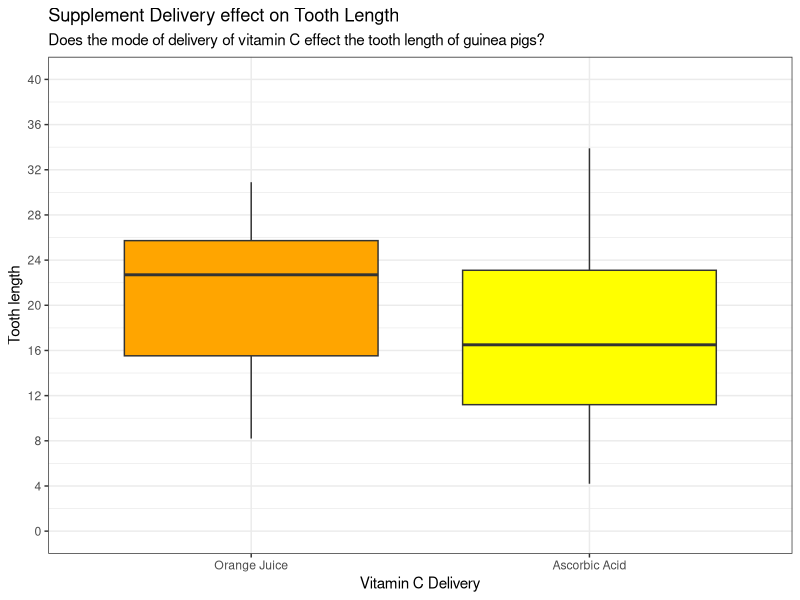
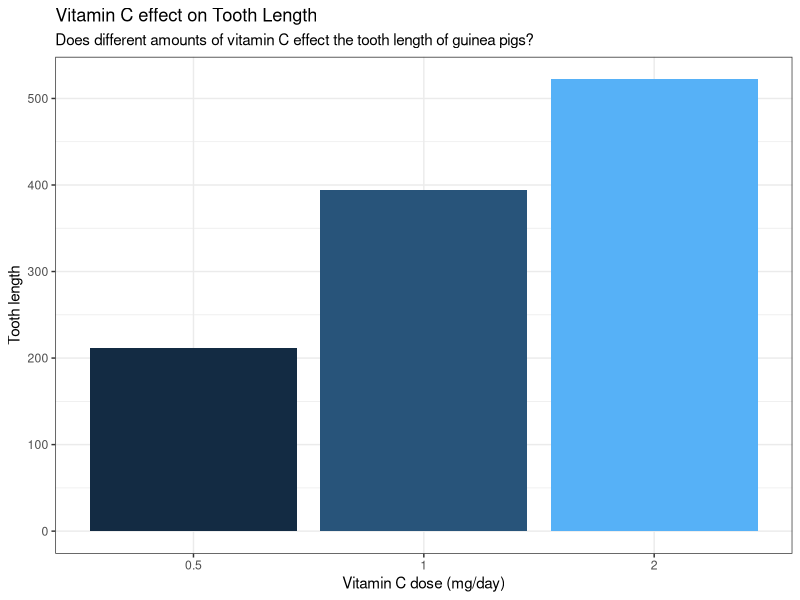
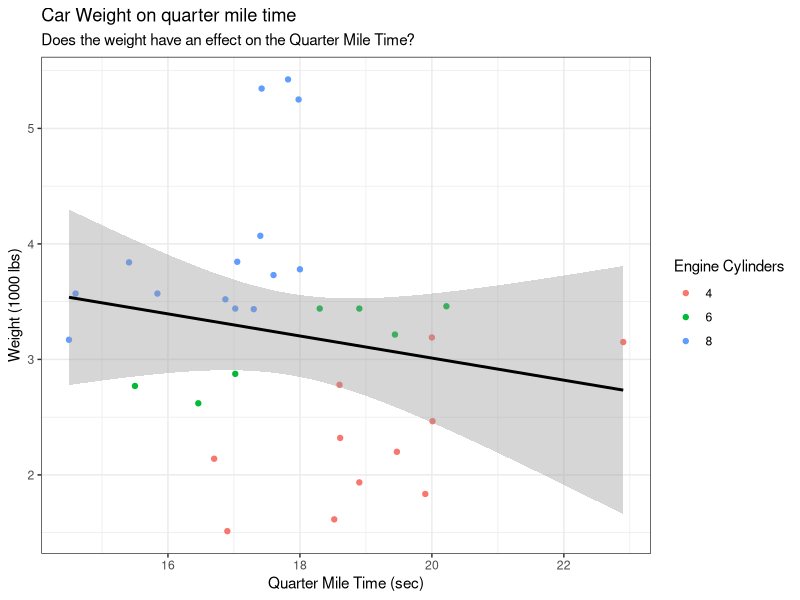
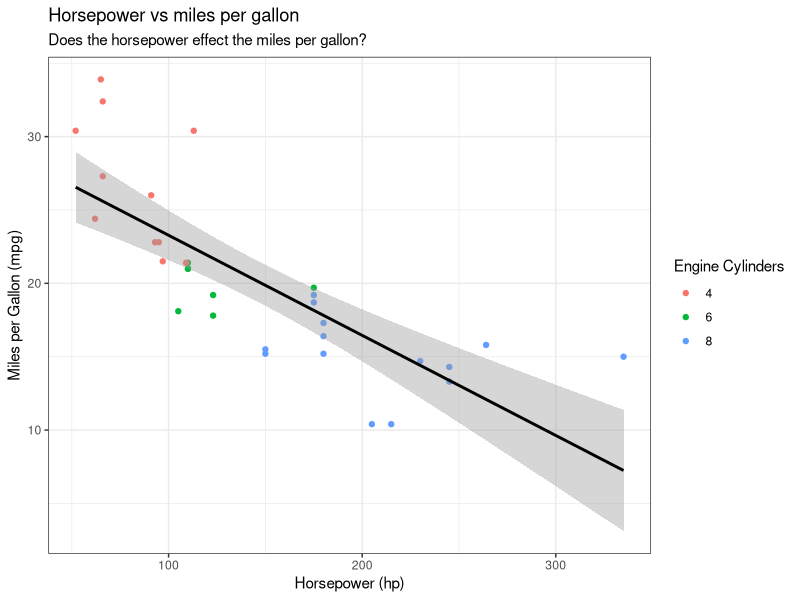

Source code (R) for these figures, in order:
## ---- chunk 1
#Packages
library(tidyverse)
## ---- chunk 2
?ToothGrowth
head(ToothGrowth)
str(ToothGrowth)
## ---- chunk 3
ggplot(ToothGrowth, aes(supp, len)) +
  geom_boxplot(aes(fill = supp)) +
  scale_fill_manual(values = c('orange','yellow')) +
  scale_y_continuous(limits = c(0,40), breaks = seq(0,40,4)) +
  scale_x_discrete(labels = c('Orange Juice', 'Ascorbic Acid')) +
  labs(x = 'Vitamin C Delivery', y = 'Tooth length', title = 'Supplement Delivery effect on Tooth Length',
       subtitle = 'Does the mode of delivery of vitamin C effect the tooth length of guinea pigs?') +
  theme_bw() +
  theme(legend.position = 'none')
## ---- chunk 4
ggplot(ToothGrowth, aes(factor(dose), len)) +
  geom_col(aes(fill = dose)) +
  scale_x_discrete(labels = c('0.5', '1','2' )) +
  labs(x = 'Vitamin C dose (mg/day)', y = 'Tooth length', title = 'Vitamin C effect on Tooth Length',
       subtitle = 'Does different amounts of vitamin C effect the tooth length of guinea pigs?') +
  theme_bw() +
  theme(legend.position = 'none')
## ---- chunk 5
?mtcars
head(mtcars)
ggplot(mtcars, aes(x = qsec, y = wt)) +
  geom_point(aes(color = factor(cyl))) +
  geom_smooth(method = 'lm', color = 'black') +
  labs(x = 'Quarter Mile Time (sec)', y = 'Weight (1000 lbs)', title = 'Car Weight on quarter mile time',
       subtitle = 'Does the weight have an effect on the Quarter Mile Time?') +
  scale_color_discrete(name = 'Engine Cylinders') +
  theme_bw()
## ---- chunk 6
ggplot(mtcars, aes(x = hp, y = mpg)) +
  geom_point(aes(color = factor(cyl))) +
  geom_smooth(method = 'lm', color = 'black') +
  labs(x = 'Horsepower (hp)', y = 'Miles per Gallon (mpg)', title = 'Horsepower vs miles per gallon',
       subtitle = 'Does the horsepower effect the miles per gallon?') +
  scale_color_discrete(name = 'Engine Cylinders') +
  theme_bw()
